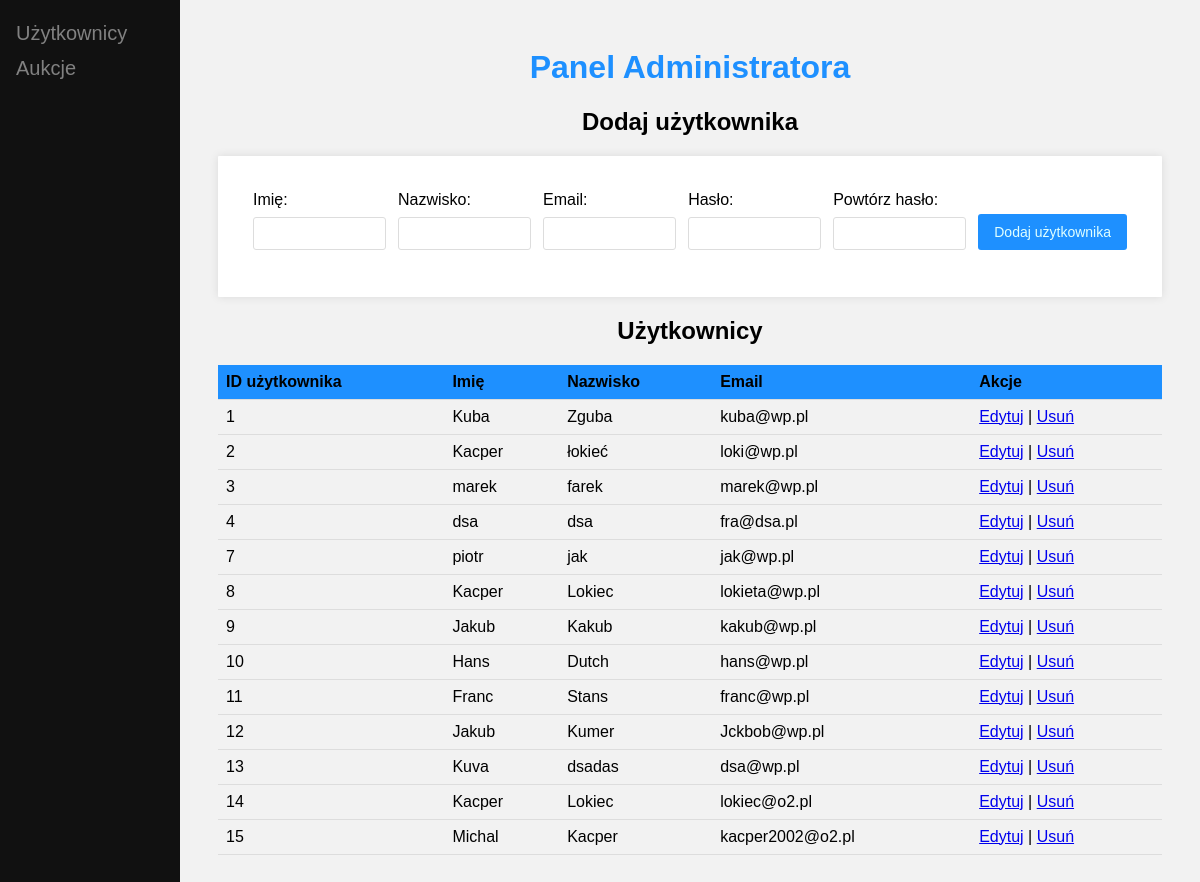
Page /dist/admin.php on the earlier database version.
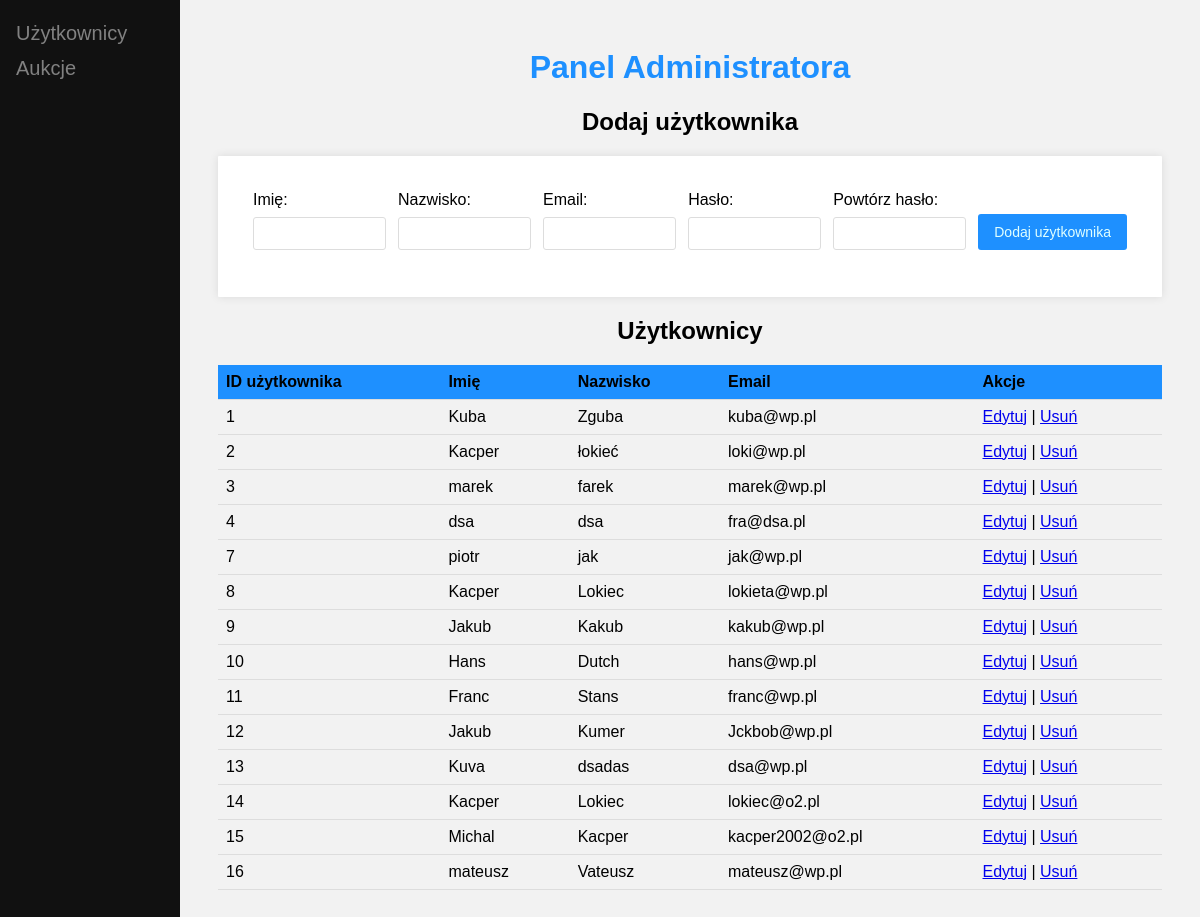
Same page on the later database version.
### tables this page shows
CREATE TABLE `users` (
  `id_user` int(11) NOT NULL,
  `firstName` varchar(50) NOT NULL,
  `lastName` varchar(50) NOT NULL,
  `email` varchar(60) NOT NULL,
  `id_role` tinyint(4) NOT NULL DEFAULT 1,
  `pass` varchar(255) NOT NULL,
  `passwordrepeat` varchar(255) NOT NULL,
  `city` varchar(100) DEFAULT NULL,
  `street` varchar(100) DEFAULT NULL,
  `house_number` varchar(10) DEFAULT NULL,
  `postal_code` varchar(20) DEFAULT NULL,
  `phone_number` varchar(20) DEFAULT NULL
);

### dist/admin.php (the view, shortened to what this page needs)
<?php
    include_once "../scripts/connect.php";
?>
<!DOCTYPE html>
<html lang="en">
<head>
    <link rel="stylesheet" href="../src/admin.css">
</head>
<body>
<div class="sidebar">
        <a href="admin.php"><i class="fa fa-fw fa-user"></i> Użytkownicy</a>
        <a href="auctions_admin.php"><i class="fa fa-clipboard"></i> Aukcje</a>
    </div>
    <div class="main">
        <h1>Panel Administratora</h1>
         <h2>Dodaj użytkownika</h2>
        <form action="add.php" method="POST">
            <div class="add_wyglad">
                <label for="firstName">Imię:</label>
                <input type="text" name="firstName" id="firstName" required><br>
            </div>
            <div class="add_wyglad">
                <label for="lastName">Nazwisko:</label>
                <input type="text" name="lastName" id="lastName" required><br>
            </div>
            <div class="add_wyglad">
                <label for="email">Email:</label>
                <input type="email" name="email" id="email" required><br>
            </div>
            <div class="add_wyglad">
                <label for="pass">Hasło:</label>
                <input type="password" name="pass" id="pass" required><br>
            </div>
            <div class="add_wyglad">
                <label for="passwordrepeat">Powtórz hasło:</label>
                <input type="password" name="passwordrepeat" id="passwordrepeat" required><br>
            </div>
            <div class="add_wyglad">
                <input class="add_button" type="submit" value="Dodaj użytkownika">
            </div>
        </form>
        <h2 id="uzytkownicy">Użytkownicy</h2>
        <table>
            <tr>
                <th>ID użytkownika</th>
                <th>Imię</th>
                <th>Nazwisko</th>
                <th>Email</th>
                <th>Akcje</th>
            </tr>
        <?php
            $stmt = $conn->prepare("SELECT * FROM users");
            $stmt->execute();
            $users = $stmt->fetchAll(PDO::FETCH_ASSOC);
            if (count($users) > 0) {
                foreach ($users as $row) {
                    echo "<tr>";
                    echo "<td>" . htmlspecialchars($row["id_user"]) . "</td>";
                    echo "<td>" . htmlspecialchars($row["firstName"]) . "</td>";
                    echo "<td>" . htmlspecialchars($row["lastName"]) . "</td>";
                    echo "<td>" . htmlspecialchars($row["email"]) . "</td>";
                    echo "<td><a href='edit.php?id=" . htmlspecialchars($row["id_user"]) . "'>Edytuj</a> | <a href='../scripts/delete.php?id=" . htmlspecialchars($row["id_user"]) . "'>Usuń</a></td>";
                    echo "</tr>";
                }
            } else {
                echo "<tr><td colspan='5'>Brak użytkowników.</td></tr>";
            }
        ?>
        </table>
    </div>
</body>
</html>

### src/admin.css (style rules this page uses)
body { font-family: Arial, sans-serif; background-color: #f2f2f2; padding: 20px; }
h1 { text-align: center; color: #1E90FF; }
h2 { text-align: center; }
table { width: 100%; border-collapse: collapse; margin-bottom: 20px; }
th, td { padding: 8px; text-align: left; border-bottom: 1px solid #ddd; }
th { background-color: #1E90FF; }
form { max-width: 1400px; margin: 0 auto; background-color: #fff; padding: 20px; border-radius: 1px; box-shadow: 0 0 10px rgba(0, 0, 0, 0.1); display: flex; }
label { display: block; margin-bottom: 8px; }
input[type="text"], input[type="email"], input[type="password"] { width: 100%; padding: 8px; border-radius: 3px; border: 1px solid #ddd; margin-bottom: 12px; }
input[type="submit"] { background-color: #1E90FF; color: #E0FFFF; border: none; padding: 10px 16px; font-size: 14px; border-radius: 3px; cursor: pointer; margin-top: 23px; }
.sidebar { height: 100%; width: 180px; position: fixed; z-index: 1; top: 0; left: 0; background-color: #111; overflow-x: hidden; padding-top: 16px; }
.sidebar a { padding: 6px 8px 6px 16px; text-decoration: none; font-size: 20px; color: #818181; display: block; }
.main { margin-left: 180px; padding: 0px 10px; }
.add_wyglad { display: block; margin: 15px; width: 18%; }

Differences in the rows shown:
added users: id_user "16", firstName "mateusz", lastName "Vateusz", email "mateusz@wp.pl"
